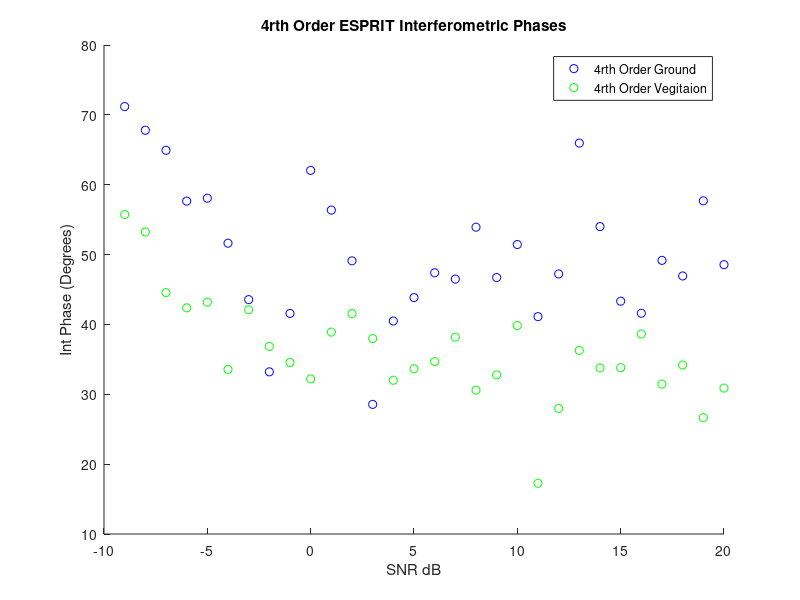
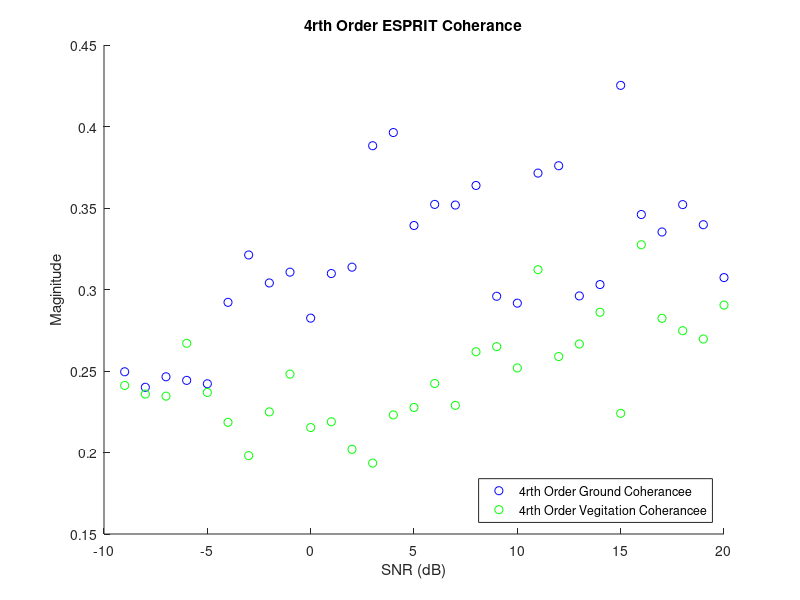

Write the MATLAB code that produced these figures, in order.
%% Forth Order ESPRIT
clc;clear;
%% Initializations
alpha = 1; %ground weighting factor
beta = 1;   %veg weighting factor

Pol_ground = [ 1; -1; 0;];
Pol_vegitation = [ 1; 1; 1;];

fourth_Pol_ground_filter = [ 1; 1; 0; -1; 0; 0;]./sqrt(3); %ground
fourth_Pol_vegitation_filter = [ 1; 1; 1; 1; 1; 1;]./sqrt(6); %vegitation

G_O = 30;
ground_offset = G_O*pi/180;
V_O = 50;
vegitation_offset = V_O*pi/180;

Averaged_samples = 100;
Window = 50;    %size of window
SNR_samples = 30;

ground_phase = zeros(SNR_samples,1); 
ground_mag = zeros(SNR_samples,1); 

vegitation_phase = zeros(SNR_samples,1);
vegitation_mag = zeros(SNR_samples,1);

SNR = zeros(1,SNR_samples);
%% Matrix Construction
for SNR_sample = 1:SNR_samples;
    
    SNR(SNR_sample)=SNR_sample-10;
    Noise = (10^(-SNR(SNR_sample)/20))/sqrt(3);
    
    for unusedvariable = 1:Averaged_samples
        
        g =  Pol_ground*(sqrt(-2*log(1-rand(1,Window))).*exp(1i*2*pi*rand(1,Window)));
        v =  Pol_vegitation*(sqrt(-2*log(1-rand(1,Window))).*exp(1i*2*pi*rand(1,Window)));
        
        s1 = alpha*g + beta*v;
        s2 = alpha*exp(1i*ground_offset)*g + beta*exp(1i*vegitation_offset)*v;
        
        s1_Noise = s1 + Noise*sqrt(-2*log(1-rand(3,Window))).*exp(1i*2*pi*rand(3,Window));
        s2_Noise = s2 + Noise*sqrt(-2*log(1-rand(3,Window))).*exp(1i*2*pi*rand(3,Window));
        
        %% ESPRIT Algorithm
        S1 = [s1_Noise(1,:).*s1_Noise(1,:)
            s1_Noise(2,:).*s1_Noise(2,:)
            s1_Noise(3,:).*s1_Noise(3,:)
            s1_Noise(1,:).*s1_Noise(2,:)
            s1_Noise(1,:).*s1_Noise(3,:)
            s1_Noise(2,:).*s1_Noise(3,:)];
        
        S2 = [s2_Noise(1,:).*s2_Noise(1,:)
            s2_Noise(2,:).*s2_Noise(2,:)
            s2_Noise(3,:).*s2_Noise(3,:)
            s2_Noise(1,:).*s2_Noise(2,:)
            s2_Noise(1,:).*s2_Noise(3,:)
            s2_Noise(2,:).*s2_Noise(3,:)];
        
        R1 = S1*S1'/Window;
        R2 = S1*S2'/Window;
        
        [eigenvec,eigenval] = eig(pinv(R1)*R2);
        
        [~,srt]=sort(angle(diag(eigenval)),'descend');
        
        Leig_copol = abs(eigenvec(1,srt(1)))^2 + abs(eigenvec(2,srt(1)))^2;
        SLeig_copol = abs(eigenvec(1,srt(2)))^2 + abs(eigenvec(2,srt(2)))^2;
                
        if (Leig_copol >= SLeig_copol)
            
        ground_phase(SNR_sample) = ground_phase(SNR_sample) + angle(eigenval(srt(1),srt(1)))/Averaged_samples;
        ground_mag(SNR_sample) = ground_mag(SNR_sample) + abs(eigenval(srt(1),srt(1)))/Averaged_samples;
        
        vegitation_phase(SNR_sample) = vegitation_phase(SNR_sample) + angle(eigenval(srt(2),srt(2)))/Averaged_samples;
        vegitation_mag(SNR_sample) = vegitation_mag(SNR_sample) + abs(eigenval(srt(2),srt(2)))/Averaged_samples;
            
        else
            
        ground_phase(SNR_sample) = ground_phase(SNR_sample) + 0.5*angle(eigenval(srt(2),srt(2)))/Averaged_samples;
        ground_mag(SNR_sample) = ground_mag(SNR_sample) + abs(eigenval(srt(2),srt(2)))/Averaged_samples;
        
        vegitation_phase(SNR_sample) = vegitation_phase(SNR_sample) + 0.5*angle(eigenval(srt(1),srt(1)))/Averaged_samples;
        vegitation_mag(SNR_sample) = vegitation_mag(SNR_sample) + abs(eigenval(srt(1),srt(1)))/Averaged_samples;
            
        end
        
%         
%         val1 = abs(fourth_Pol_ground_filter'*eigenvec);
%         [~,srt] = sort(val1,'descend');
%         ground_phase(SNR_sample) = ground_phase(SNR_sample) + 0.5*angle(eigenval(srt(1),srt(1)))/Averaged_samples;
%         ground_mag(SNR_sample) = ground_mag(SNR_sample) + abs(eigenval(srt(1),srt(1)))/Averaged_samples;
%         
%         val2 = abs(fourth_Pol_vegitation_filter'*eigenvec);
%         [~,srt] = sort(val2,'descend');
%         vegitation_phase(SNR_sample) = vegitation_phase(SNR_sample) + 0.5*angle(eigenval(srt(1),srt(1)))/Averaged_samples;
%         vegitation_mag(SNR_sample) = vegitation_mag(SNR_sample) + abs(eigenval(srt(1),srt(1)))/Averaged_samples;
        
    end
end
%% Plotting Results

figure(1);
title('4rth Order ESPRIT Interferometric Phases');
xlabel('SNR dB');ylabel('Int Phase (Degrees)');
hold on;
plot(SNR,ground_phase*180/pi,'bo');
plot(SNR,vegitation_phase*180/pi,'go');
legend('4rth Order Ground','4rth Order Vegitaion','Location','northeast')
hold off

figure(2)
title('4rth Order ESPRIT Coherance');
xlabel('SNR (dB)');ylabel('Maginitude')
hold on;
plot(SNR,ground_mag,'bo');
plot(SNR,vegitation_mag,'go');
legend('4rth Order Ground Coherancee','4rth Order Vegitation Coherancee','Location','southeast');
hold off;
